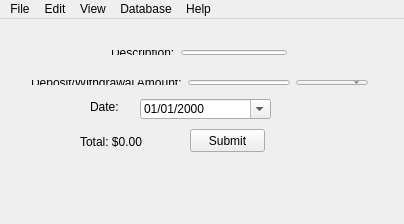
<?xml version="1.0" encoding="UTF-8"?>
<ui version="4.0">
 <class>MainWindow</class>
 <widget class="QMainWindow" name="MainWindow">
  <property name="geometry">
   <rect>
    <x>0</x>
    <y>0</y>
    <width>404</width>
    <height>224</height>
   </rect>
  </property>
  <property name="windowTitle">
   <string>MainWindow</string>
  </property>
  <widget class="QWidget" name="centralWidget">
   <widget class="QDateEdit" name="dateEdit">
    <property name="geometry">
     <rect>
      <x>140</x>
      <y>80</y>
      <width>131</width>
      <height>20</height>
     </rect>
    </property>
    <property name="sizePolicy">
     <sizepolicy hsizetype="Minimum" vsizetype="Fixed">
      <horstretch>0</horstretch>
      <verstretch>0</verstretch>
     </sizepolicy>
    </property>
    <property name="wrapping">
     <bool>true</bool>
    </property>
    <property name="readOnly">
     <bool>false</bool>
    </property>
    <property name="accelerated">
     <bool>true</bool>
    </property>
    <property name="showGroupSeparator" stdset="0">
     <bool>false</bool>
    </property>
    <property name="minimumDate">
     <date>
      <year>1951</year>
      <month>1</month>
      <day>1</day>
     </date>
    </property>
    <property name="currentSection">
     <enum>QDateTimeEdit::MonthSection</enum>
    </property>
    <property name="displayFormat">
     <string>MM/dd/yyyy</string>
    </property>
    <property name="calendarPopup">
     <bool>true</bool>
    </property>
   </widget>
   <widget class="QLabel" name="labelDate">
    <property name="geometry">
     <rect>
      <x>90</x>
      <y>80</y>
      <width>51</width>
      <height>16</height>
     </rect>
    </property>
    <property name="text">
     <string>Date:</string>
    </property>
   </widget>
   <widget class="QPushButton" name="pushButtonSubmit">
    <property name="geometry">
     <rect>
      <x>190</x>
      <y>110</y>
      <width>75</width>
      <height>23</height>
     </rect>
    </property>
    <property name="text">
     <string>Submit</string>
    </property>
    <property name="autoDefault">
     <bool>false</bool>
    </property>
    <property name="default">
     <bool>false</bool>
    </property>
   </widget>
   <widget class="QWidget" name="layoutWidget">
    <property name="geometry">
     <rect>
      <x>20</x>
      <y>50</y>
      <width>359</width>
      <height>27</height>
     </rect>
    </property>
    <layout class="QHBoxLayout" name="horizontalLayout_2">
     <item>
      <widget class="QLabel" name="labelDepositWithdrAmount">
       <property name="text">
        <string>Deposit/Withdrawal Amount:</string>
       </property>
      </widget>
     </item>
     <item>
      <widget class="QLineEdit" name="lineEditDepWithdr">
       <property name="inputMask">
        <string/>
       </property>
       <property name="text">
        <string/>
       </property>
       <property name="clearButtonEnabled">
        <bool>true</bool>
       </property>
      </widget>
     </item>
     <item>
      <widget class="QComboBox" name="comboBoxMode">
       <property name="currentText">
        <string/>
       </property>
       <property name="maxVisibleItems">
        <number>2</number>
       </property>
      </widget>
     </item>
    </layout>
   </widget>
   <widget class="QWidget" name="layoutWidget2">
    <property name="geometry">
     <rect>
      <x>100</x>
      <y>20</y>
      <width>198</width>
      <height>27</height>
     </rect>
    </property>
    <layout class="QHBoxLayout" name="horizontalLayout_3">
     <item>
      <widget class="QLabel" name="labelDescription">
       <property name="text">
        <string>Description:</string>
       </property>
      </widget>
     </item>
     <item>
      <widget class="QLineEdit" name="lineEditDescription">
       <property name="frame">
        <bool>true</bool>
       </property>
       <property name="clearButtonEnabled">
        <bool>true</bool>
       </property>
      </widget>
     </item>
    </layout>
   </widget>
   <widget class="QLabel" name="labelTotal">
    <property name="geometry">
     <rect>
      <x>80</x>
      <y>115</y>
      <width>111</width>
      <height>16</height>
     </rect>
    </property>
    <property name="text">
     <string>Total: $0.00</string>
    </property>
   </widget>
  </widget>
  <widget class="QMenuBar" name="menuBar">
   <property name="geometry">
    <rect>
     <x>0</x>
     <y>0</y>
     <width>404</width>
     <height>22</height>
    </rect>
   </property>
   <widget class="QMenu" name="menuFile">
    <property name="title">
     <string>File</string>
    </property>
    <addaction name="actionImport"/>
    <addaction name="actionExport"/>
    <addaction name="separator"/>
    <addaction name="actionQuit"/>
   </widget>
   <widget class="QMenu" name="menuHelp">
    <property name="title">
     <string>Help</string>
    </property>
    <property name="toolTipsVisible">
     <bool>false</bool>
    </property>
    <addaction name="actionAbout"/>
    <addaction name="actionDocs"/>
   </widget>
   <widget class="QMenu" name="menuEdit">
    <property name="title">
     <string>Edit</string>
    </property>
    <addaction name="actionTransaction"/>
   </widget>
   <widget class="QMenu" name="menuDb">
    <property name="title">
     <string>Database</string>
    </property>
    <addaction name="actionDelete"/>
   </widget>
   <widget class="QMenu" name="menuView">
    <property name="title">
     <string>View</string>
    </property>
    <addaction name="actionAll_Transactions"/>
   </widget>
   <addaction name="menuFile"/>
   <addaction name="menuEdit"/>
   <addaction name="menuView"/>
   <addaction name="menuDb"/>
   <addaction name="menuHelp"/>
  </widget>
  <widget class="QStatusBar" name="statusBar">
   <property name="enabled">
    <bool>true</bool>
   </property>
   <property name="cursor">
    <cursorShape>ArrowCursor</cursorShape>
   </property>
   <property name="sizeGripEnabled">
    <bool>false</bool>
   </property>
  </widget>
  <action name="actionQuit">
   <property name="text">
    <string>Quit</string>
   </property>
   <property name="shortcut">
    <string>Ctrl+Q</string>
   </property>
  </action>
  <action name="actionAbout">
   <property name="text">
    <string>About</string>
   </property>
  </action>
  <action name="actionDocs">
   <property name="text">
    <string>Docs</string>
   </property>
  </action>
  <action name="actionTransaction">
   <property name="text">
    <string>Transaction</string>
   </property>
   <property name="shortcut">
    <string>Ctrl+T</string>
   </property>
  </action>
  <action name="actionDelete">
   <property name="icon">
    <iconset resource="Resources.qrc">
     <normaloff>:/imgs/danger.png</normaloff>:/imgs/danger.png</iconset>
   </property>
   <property name="text">
    <string>Delete</string>
   </property>
  </action>
  <action name="actionImport">
   <property name="text">
    <string>Import</string>
   </property>
   <property name="shortcut">
    <string>Ctrl+I</string>
   </property>
  </action>
  <action name="actionExport">
   <property name="text">
    <string>Export</string>
   </property>
   <property name="shortcut">
    <string>Ctrl+E</string>
   </property>
  </action>
  <action name="actionAll_Transactions">
   <property name="text">
    <string>All Transactions</string>
   </property>
   <property name="shortcut">
    <string>Ctrl+Shift+V</string>
   </property>
  </action>
 </widget>
 <layoutdefault spacing="6" margin="11"/>
 <tabstops>
  <tabstop>lineEditDescription</tabstop>
  <tabstop>lineEditDepWithdr</tabstop>
  <tabstop>comboBoxMode</tabstop>
  <tabstop>dateEdit</tabstop>
  <tabstop>pushButtonSubmit</tabstop>
 </tabstops>
 <resources>
  <include location="Resources.qrc"/>
 </resources>
 <connections/>
</ui>
